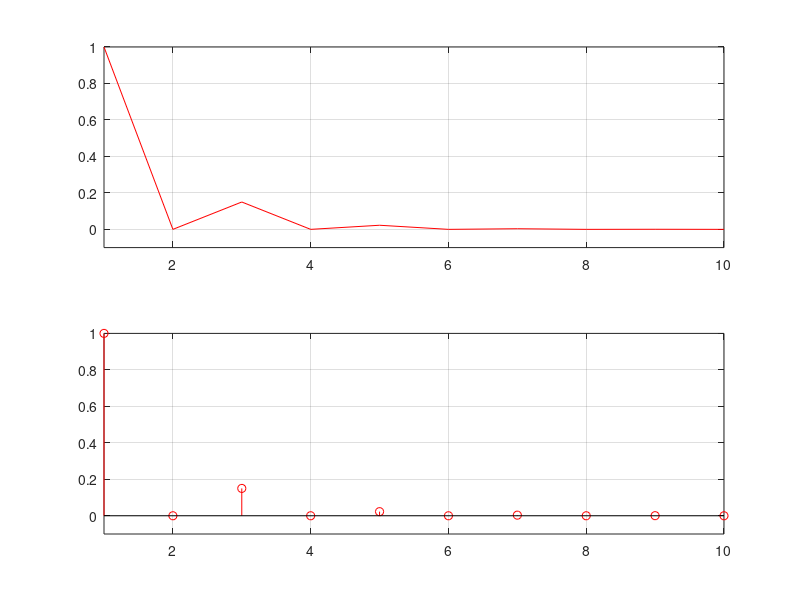

MATLAB code for this plot: (Note: this script raises an error after producing the figure.)
clc;
clear all;
close all;
for n=1:10
   if(n==1)
       x(n)=1;
   else
       x(n)=0;
   end;
   for i=1:n
   if(i<=2)
       h(i)=x(i);
   else
       h(i)=0.15*h(i-2)+x(n);
   end;
   end;
end;
disp(h)
subplot(211);
plot(h,'r');grid on;axis([1 10 -0.1 1])
subplot(212)
stem(h,'r');grid on;axis([1 10 -0.1 1])
gtext('1541016245-Satyabrat')
